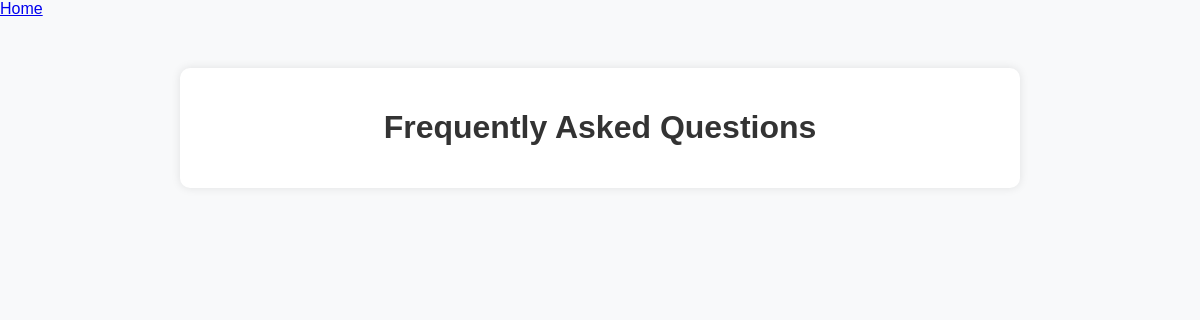
Page /faq on the earlier database version.
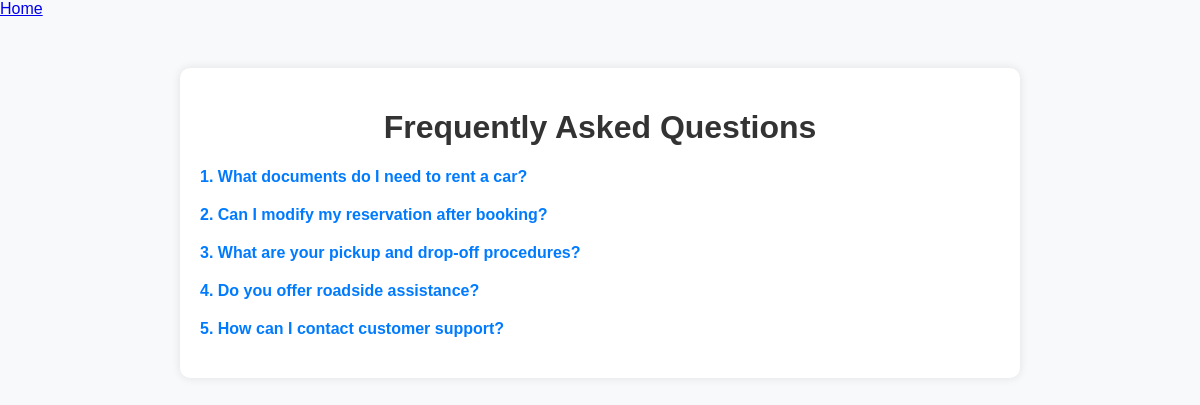
Same page on the later database version.
### shop/models.py (models this page shows, shortened)
class FAQ(models.Model):
    question = models.CharField(max_length=255)
    answer = models.TextField()

### shop/views.py (the view)
# urls.py: path('faq',faq_page,name = 'faq'),
def faq_page(request):
    faqs = FAQ.objects.all()
    return render(request, 'faq.html', {'faqs': faqs})

### templates/faq.html (shortened to what this page needs)
<!DOCTYPE html>
<html lang="en">
<head>
</head>
<body>
    <nav>
        <a href="/">Home</a>
    </nav>
<div class="container">
    <h1>Frequently Asked Questions</h1>
    {% for faq in faqs %}
    <div class="faq">
        <div class="question">{{ faq.question }}</div>
    </div>
    {% endfor %}
</div>
</body>
</html>

### templates/faq.html (style rules this page uses)
body { font-family: Arial, sans-serif; margin: 0; padding: 0; background-color: #f8f9fa; }
.container { max-width: 800px; margin: 50px auto; padding: 20px; background-color: #fff; border-radius: 10px; box-shadow: 0 0 10px rgba(0, 0, 0, 0.1); }
h1 { text-align: center; color: #333; }
.faq { margin-bottom: 20px; }
.question { font-weight: bold; color: #007bff; cursor: pointer; }

Differences in the rows shown:
added FAQ: question "1. What documents do I need to rent a car?"
added FAQ: question "2. Can I modify my reservation after booking?"
added FAQ: question "3. What are your pickup and drop-off procedures?"
added FAQ: question "4. Do you offer roadside assistance?"
added FAQ: question "5. How can I contact customer support?"
